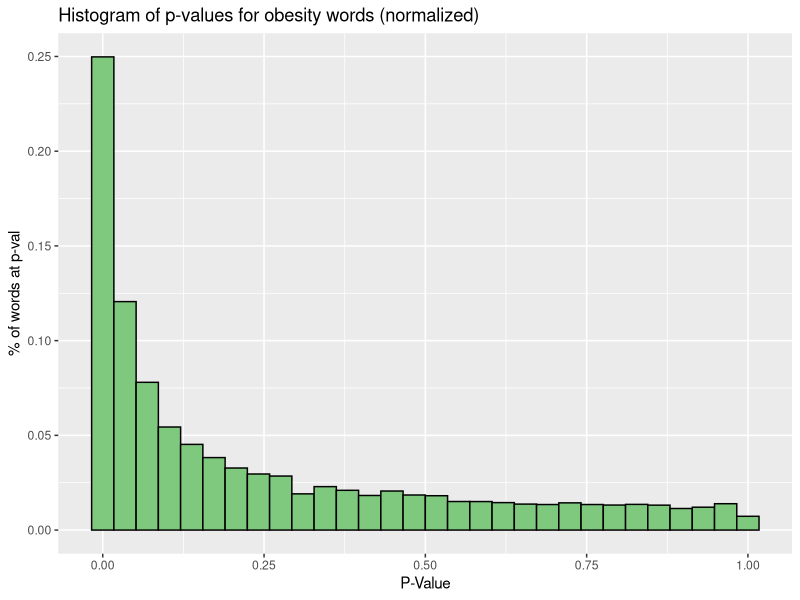
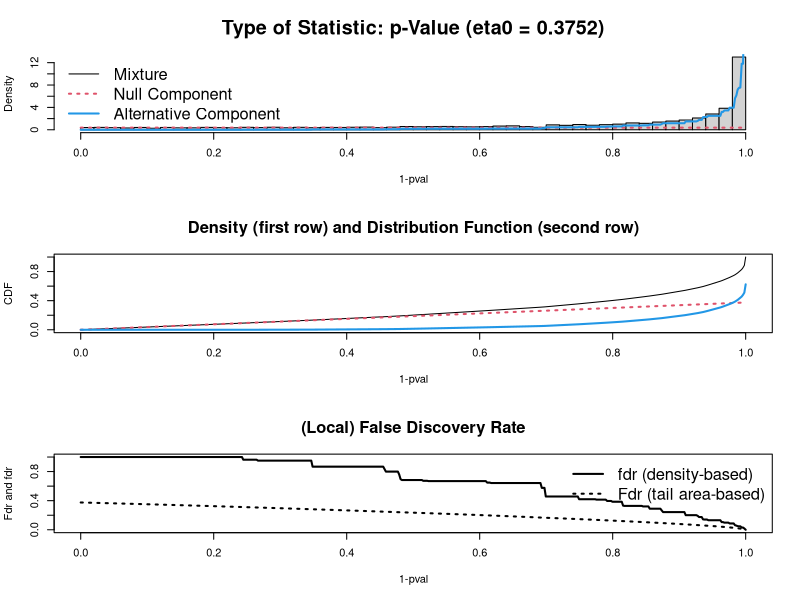

R code for these plots, in order: (Note: this script raises an error after producing the figures.)
## ---- chunk 1
library(fdrtool)
library(ggplot2)
library(grid)
library(gridExtra)
## ---- chunk 2
setwd("/Users/Nick/spring15/independentStudy")#have to set this by chunk of code
obesityRaw = read.table("data/obesity_censored.txt", header = TRUE, fill = TRUE)
obesity = na.omit(obesityRaw) #There are some NAs in the data.
## ---- chunk 3
ggplot(obesity, aes(x = pvalue)) + 
  geom_histogram(aes(y=..count../sum(..count..)), color = "black", fill = "#7fc97f") + 
  labs(title = "Histogram of p-values for obesity words (normalized)",
      x = "P-Value", y = "% of words at p-val")

#ggsave("figures/Obesity_PVal_Hist_Norm.pdf") #Save
## ---- chunk 4
FDRresults = fdrtool(obesity$pvalue, statistic = "pvalue", plot = TRUE)
obesity$qvalue = FDRresults$qval
## ---- chunk 5
P = ggplot(obesity, aes(x = pvalue)) + 
  geom_histogram(aes(y=..count../sum(..count..)), fill = "#7fc97f", alpha = 0.6) + ylim(0,0.4)
Q = ggplot(obesity, aes(x = qvalue)) + 
  geom_histogram(aes(y=..count../sum(..count..)), fill = "#beaed4", alpha = 0.6) + ylim(0,0.4)

Plot = arrangeGrob(P,Q,ncol=2, main = "P-Val vs, Q-Val")
Plot
#ggsave("figures/Obesity_PVal_vs_Qval.pdf",out) #Save
## ---- chunk 6
ggplot(obesity, aes(x = pvalue)) + 
  geom_histogram(aes(y=..count../sum(..count..)), color = "black", fill = "#7fc97f") + 
  geom_hline(yintercept = .015) +
  labs(title = "Histogram of p-values for obesity words (normalized)",
      x = "P-Value", y = "% of words at p-val")
